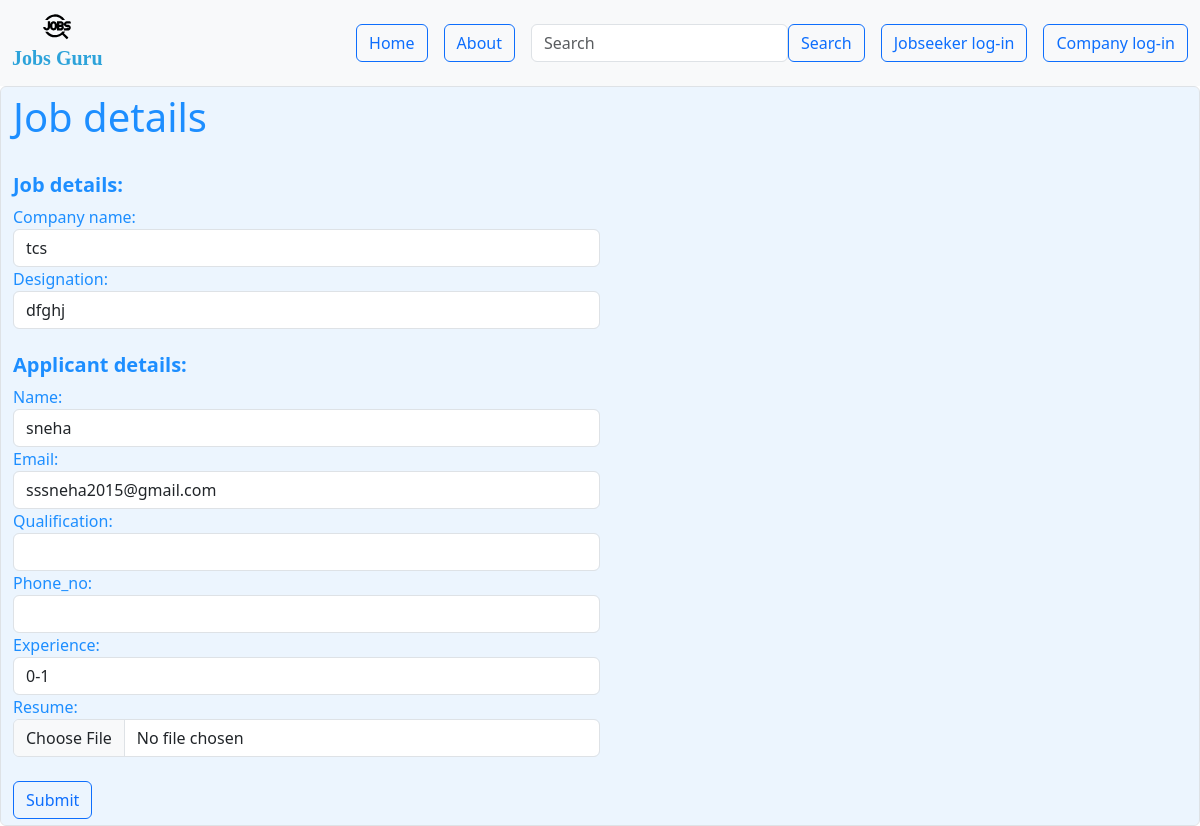
Screenshot of /apply/1/1 with the database file from the repository.
### jobapp/models.py (models this page shows)
class reg2model(models.Model):
    cname=models.CharField(max_length=20)
    email=models.EmailField()
    job_title=models.CharField(max_length=20)
    work_type=models.CharField(max_length=20)
    exp=models.CharField(max_length=20)
    job_type=models.CharField(max_length=20)

class regmodel(models.Model):
    uname=models.CharField(max_length=20)
    email=models.EmailField()
    dob=models.CharField(max_length=20)
    hq=models.CharField(max_length=20)
    password=models.CharField(max_length=20)

### jobapp/views.py (the view, shortened to what this page needs)
# urls.py: path('apply/<int:id>/<int:ids>', apply),
def apply(request, id, ids):
    a = reg2model.objects.get(id=ids)
    s = regmodel.objects.get(id=id)
    return render(request, 'aplyform.html', {'a': a, 's': s})

### jobapp/templates/aplyform.html (shortened to what this page needs)
<!DOCTYPE html>
<html lang="en">
<head>
        {% load static %}
    <link href="https://cdn.jsdelivr.net/npm/bootstrap@5.3.0/dist/css/bootstrap.min.css" rel="stylesheet">
</head>
<body>
<nav class="navbar navbar-expand-lg navbar-light bg-light">
    <div class="container-fluid">
        <a class="navbar-brand" href="#" style="text-align: center;">
            <img src="{% static 'ic.svg' %}" alt="Your Logo" width="30" height="30" class="d-inline-block align-top rounded-circle">
            <div style="font-family: 'Pacifico', cursive; color: rgb(45, 163, 218);" ><b>Jobs Guru</b></div>
        </a>
        <div class="collapse navbar-collapse" id="navbarNav">
            <ul class="navbar-nav ms-auto">
                <li class="nav-item">
                    <button class="btn btn-outline-primary me-3">Home</button>
                </li>
                <li class="nav-item">
                    <button class="btn btn-outline-primary me-3">About</button>
                </li>
                <li>
                    <form class="d-flex">
                        <input class="form-control" type="search" placeholder="Search" aria-label="Search" style="color: rgb(70, 161, 223);">
                        <button class="btn btn-outline-primary" type="submit">Search</button>
                    </form>
                </li>
                <li class="nav-item">
                    <button class="btn btn-outline-primary ms-3"  onclick="window.location.href='/log2/'">Jobseeker log-in</button>
                </li>
                <li class="nav-item">
                    <button class="btn btn-outline-primary ms-3" onclick="window.location.href='/log/'">Company log-in</button>
                </li>
            </ul>
        </div>
    </div>
</nav>
   <form class="form-horizontal form-control"style="background-color:rgb( 236, 245, 254); color:rgb( 29, 142, 255)" method="post" enctype="multipart/form-data" action="#">
<h1>Job details</h1>
       <br>
       <h5><b>Job details:</b></h5>
         <div class="form-group">
        <label class="control-label col-sm-2" >Company name:</label>
        <div class="col-sm-6">
          <input type="text" class="form-control"  name="company_name" value="{{a.cname}}">
        </div>
             <div class="form-group">
        <label class="control-label col-sm-2" >Designation:</label>
        <div class="col-sm-6">
          <input type="text" class="form-control"  name="designation" value="{{a.job_title}}">
        </div><br>
                 <h5><b>Applicant details:</b></h5>
          <div class="form-group">
        <label class="control-label col-sm-2" >Name:</label>
        <div class="col-sm-6">
          <input type="text" class="form-control"  name="name" value="{{s.uname}}">
        </div>
                 <div class="form-group">
        <label class="control-label col-sm-2" >Email:</label>
        <div class="col-sm-6">
          <input type="text" class="form-control"  name="email" value="{{s.email}}">
        </div>
                              <div class="form-group">
        <label class="control-label col-sm-2" >Qualification:</label>
        <div class="col-sm-6">
          <input type="text" class="form-control"  name="qualification"></div>
       <label class="control-label col-sm-2" >Phone_no:</label>
        <div class="col-sm-6">
          <input type="text" class="form-control"  name="phone_no">
        </div>
 <label class="control-label col-sm-2" >Experience:</label>
        <div class="col-sm-6">
            <select class="form-control"  name="experience" >
                <optgroup label="Select work type">
                    <option >0-1</option>
                  </optgroup>
              </select>
        </div>
        <label class="control-label col-sm-2" >Resume:</label>
        <div class="col-sm-6">
          <input type="file" class="form-control"  name="resume">
        </div>
<br>
        <div class="form-group">
          <div class="col-sm-offset-2 col-sm-6">
            <button type="submit" class="btn btn-outline-primary ">Submit</button>
          </div>
        </div>
   </form>
</body>
</html>

### rows the page displays
reg2model: company_name "tcs", designation "dfghj"
regmodel: name "sneha", email "sssneha2015@gmail.com"
